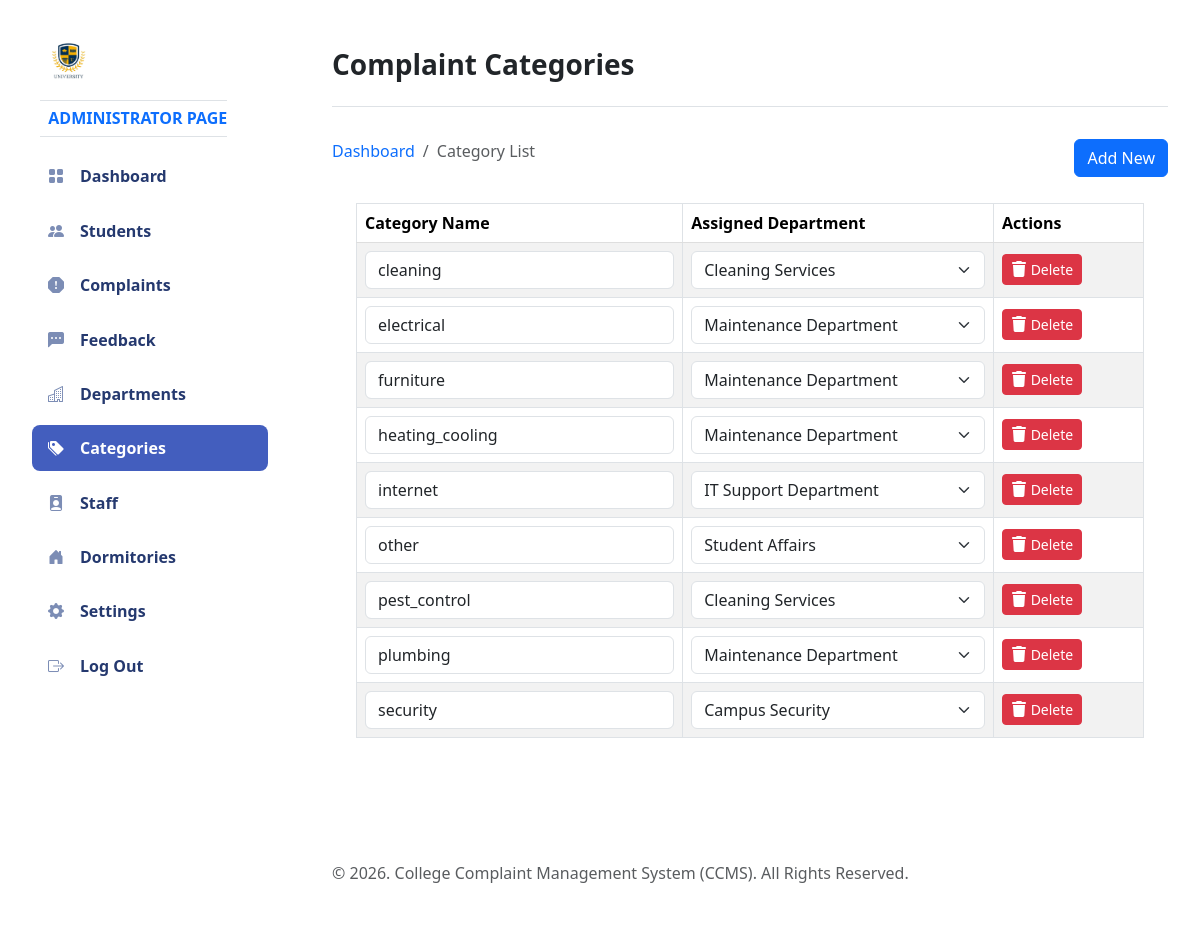
Page /Admin/categories.php (signed in) on the earlier database version.
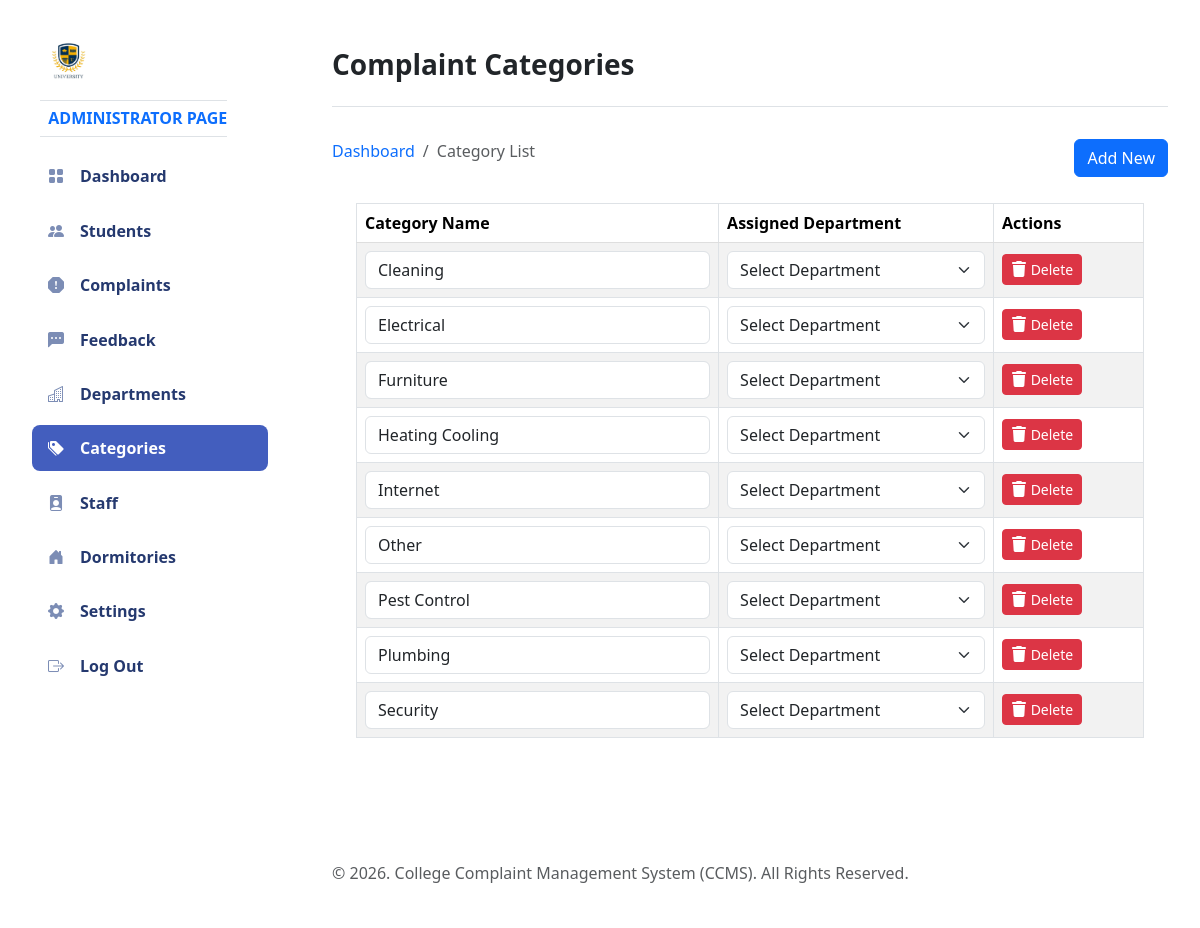
Same page on the later database version.
### tables this page shows
CREATE TABLE `categories` (
  `category_id` int(11) NOT NULL,
  `category_name` varchar(100) NOT NULL,
  `department_id` int(11) DEFAULT NULL,
  `is_deleted` tinyint(1) NOT NULL DEFAULT 0
);

### server/inc/get.php (called while the page is built, shortened)
<?php
function getAllDepartment()
{
    include "connection.php";
    $sql = "SELECT * FROM department WHERE is_deleted = 0 ORDER BY department_name ASC";
    $result = mysqli_query($con, $sql);
    return $result;
}
function getAllCategories()
{
    include "connection.php";
    $sql = "SELECT * FROM categories WHERE is_deleted = 0 ORDER BY category_name ASC";
    $result = mysqli_query($con, $sql);
    return $result;
}

### Admin/categories.php (the view, shortened to what the changed rows need)
<?php
include "pages/header.php";
?>
<body>
    <div id="app">
        <div id="main">
            <div class="page-content">
                <section class="row">
                    <div class="col-12 col-lg-12">
                        <div class="card">
                            <div class="card-body">
                                <table id="datatablesSimple" class="table table-striped table-bordered">
                                    <thead>
                                        <tr>
                                            <th>Category Name</th>
                                            <th>Assigned Department</th>
                                            <th style="width: 150px;">Actions</th>
                                        </tr>
                                    </thead>
                                    <tbody>
                                        <?php
                                        $getall = getAllCategories();
                                        if ($getall) {
                                            while ($row = mysqli_fetch_assoc($getall)) {
                                                $category_id = $row["category_id"];
                                        ?>
                                                <tr>
                                                    <td>
                                                        <input type="text" id="category_name_<?php echo $category_id; ?>"
                                                               name="category_name"
                                                               onchange="updateData(this, '<?php echo $category_id; ?>', 'category_name', 'categories', 'category_id');"
                                                               value="<?php echo htmlspecialchars($row["category_name"]); ?>"
                                                               class="form-control">
                                                    </td>
                                                    <td>
                                                        <select onchange='updateData(this, "<?php echo $category_id; ?>","department_id", "categories", "category_id")'
                                                                id="department_id_<?php echo $category_id; ?>" class="form-select" name="department_id">
                                                            <option value="">Select Department</option>
                                                            <?php
                                                            $getallDepts = getAllDepartment();
                                                            if ($getallDepts) {
                                                                mysqli_data_seek($getallDepts, 0);
                                                                while ($row2 = mysqli_fetch_assoc($getallDepts)) {
                                                                    $selected = ($row['department_id'] == $row2['department_id']) ? 'selected' : '';
                                                                    echo '<option value="' . $row2['department_id'] . '" ' . $selected . '>'
                                                                        . htmlspecialchars($row2['department_name'])
                                                                        . '</option>';
                                                                }
                                                            }
                                                            ?>
                                                        </select>
                                                    </td>
                                                    <td>
                                                        <button type="button" onclick="deleteData(<?php echo $category_id; ?>, 'categories', 'category_id')" class="btn btn-danger btn-sm">
                                                            <i class="fa-solid fa-trash"></i> Delete
                                                        </button>
                                                    </td>
                                                </tr>
                                        <?php
                                            }
                                        }
                                        ?>
                                    </tbody>
                                </table>
                            </div>
                        </div>
                    </div>
                </section>
            </div>
        </div>
    </div>
</body>
</html>

Differences in the rows shown:
changed categories: category_name "cleaning" → "Cleaning"; department_id "Cleaning Services" → "Select Department"
changed categories: category_name "electrical" → "Electrical"; department_id "Maintenance Department" → "Select Department"
changed categories: category_name "furniture" → "Furniture"; department_id "Maintenance Department" → "Select Department"
changed categories: category_name "heating_cooling" → "Heating Cooling"; department_id "Maintenance Department" → "Select Department"
changed categories: category_name "internet" → "Internet"; department_id "IT Support Department" → "Select Department"
changed categories: category_name "other" → "Other"; department_id "Student Affairs" → "Select Department"
changed categories: category_name "pest_control" → "Pest Control"; department_id "Cleaning Services" → "Select Department"
changed categories: category_name "plumbing" → "Plumbing"; department_id "Maintenance Department" → "Select Department"
changed categories: category_name "security" → "Security"; department_id "Campus Security" → "Select Department"
